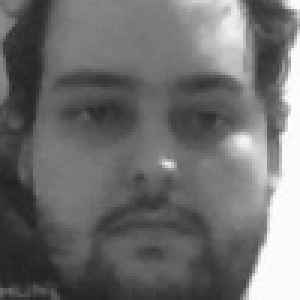
#> input picture Training Set/Alvaro/11.jpg, 100 x 100 px, given in place of the camera (shown 3 times larger)
$ python face_recognition.py
#> lines starting #> are read from the running program, lines starting #| are printed output that depends on the picture; after the words box and inside, x2 and y2 are one past the last pixel; in counts of white or black regions, pixels touching at a corner belong together
### manage_training_set.py
import os
import cv2
import platform

TRAINING_SET_DIR = 'Training Set'
USER_CSV_DIR = 'User CSV'
SEPARATOR = ';'
CASCADE_CLASSIFIER_DIR = 'Haar Cascade Classifier'
OUTPUT_WIDTH = 100
OUTPUT_HEIGHT = 100

def checkTrainingSetDir():
    print('\n Checking Training Set folder existence...')
    if os.path.isdir(TRAINING_SET_DIR):
        print(' Found Training Set folder')
        list = os.listdir(TRAINING_SET_DIR)
        if list:
            if len(list) == 1:
                print(' There is already 1 person in the training set')
                print(' User in the training set:', list[0], end='')
            else:
                print(' There are already', len(list), 'people in the training set')
                print(' Users in the training set:', list[0], end='')
                for user in list[1:]:
                    print(',', user, end='')
        else:
            print(' There is no users in the training set')
    else:
        print(' Folder not found. Making directory...')
        os.mkdir(TRAINING_SET_DIR)
        print(' Created Training Set folder')

def takeUserPhotos(user_path):
    # Try opening camera
    print('\n Checking camera existence...')
    if platform.system() == 'Windows':
        camera = cv2.VideoCapture(0, cv2.CAP_DSHOW)
    else:
        camera = cv2.VideoCapture(0)

    if not camera.isOpened():
        print('\n Error: Could not open the camera')
        exit()
    print(' Successfully opened the camera')

    # Prepare pretrained classifier
    cascade_face_file = os.path.join(CASCADE_CLASSIFIER_DIR, 'haarcascade_frontalface_default.xml')
    face_cascade = cv2.CascadeClassifier(cascade_face_file)

    # Count before the photos caption
    print('\n A ammount of 100 photos will be taken in 10 seconds. Stay steady')
    count = 5
    while count != 0:
        print(' Prepare to take photos in %d...' % count)
        cv2.waitKey(1000)
        count -= 1

    # Photo caption
    while count < 100:
        # Take camera frame
        _, frame = camera.read()

        # Convert RGB color channels to gray
        gray_frame = cv2.cvtColor(frame, cv2.COLOR_BGR2GRAY)

        # Detect face in the frame
        faces = face_cascade.detectMultiScale(gray_frame)
        for face in faces:
            x, y, w, h = face
            cv2.rectangle(frame, (x, y), (x + w, y + h), (255,0,0), 2)
            face_image = gray_frame[y:y+h, x:x+w]
            face_image = cv2.resize(face_image, (OUTPUT_WIDTH, OUTPUT_HEIGHT))
            cv2.imwrite('%s.jpg' % os.path.join(user_path, str(count)), face_image)
        cv2.imshow('Taking photos...', frame)
        cv2.waitKey(100)
        count += 1
    print(' All photos taken. Destroying window')
    camera.release()
    cv2.destroyAllWindows()

# [21 lines left out: function generateCSVFile, not called in this run]

def manageTrainingSet():
    print('\n ### Managing the training set ### ')

    checkTrainingSetDir()

    name = input('\n\n Type the name of the person that you want to add to the training set of the classifier (0 to skip): ')
    while name != '0':
        user_path = os.path.join(TRAINING_SET_DIR, name)
        if os.path.isdir(user_path):
            print('\n Person already in the training set')
            decision = input(' Do you want to retake the photos (y/n): ')
            while decision != 'y' and decision != 'n':
                decision = input(' Type a valid option. Do you want to retake the photos (y/n): ')
            if decision == 'y':
                takeUserPhotos(user_path)
        else:
            print('\n User does not exist in the database. Making directory...')
            os.mkdir(user_path)
            print(' Created ', name, ' folder in the training set\n')
            takeUserPhotos(user_path)

        name = input('\n Type the name of the person that you want to add to the training set of the classifier (0 to finish): ')

### face_recognition.py
import csv
import os
import platform
import cv2, numpy

import manage_training_set

def readCSVFiles(images, labels, user_name):
    print('\n Reading training set...')
    for (_, _, files) in os.walk(manage_training_set.USER_CSV_DIR):
        for file in files:
            print(' Reading %s...' % file)
            user_name.append(file.split(sep='.')[0])
            with open(os.path.join(manage_training_set.USER_CSV_DIR, file), newline='') as csvfile:
                reader = csv.reader(csvfile)
                for row in reader:
                    list = row[0].split(sep=';')
                    images.append(cv2.imread(list[0], 0))
                    labels.append(int(list[1]))
    print(' Successfully read training set...')

# Initialize application
print('\n### Face recognition: detecting known users ###')

# Managing training set
decision = input('\n Do you want to modify the training set? (y/n): ')
#> the answer given: y
while decision != 'y' and decision != 'n':
    decision = input(' Type a valid option. Do you want to modify the training set? (y/n): ')
if decision == 'y':
    manage_training_set.manageTrainingSet()
#> the answer given: Training Set/Alvaro/11.jpg
#> in takeUserPhotos, frame is the input picture: shape (100, 100, 3); min 34, max 255, mean 109.8
#> in takeUserPhotos, `faces = face_cascade.detectMultiScale(gray_frame)`: faces = [[7, 6, 87, 87]]
#> the loop in takeUserPhotos, `for face in faces:` made 1 pass
#> pass 1, in takeUserPhotos, `face_image = gray_frame[y:y+h, x:x+w]`:
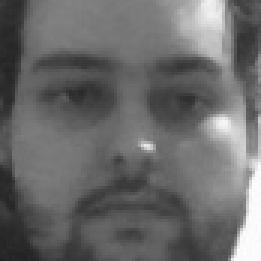
#> face_image: shape (87, 87) (shown 3 times larger); min 34, max 254, mean 105.8
#> after the loop in takeUserPhotos, `for face in faces:`:
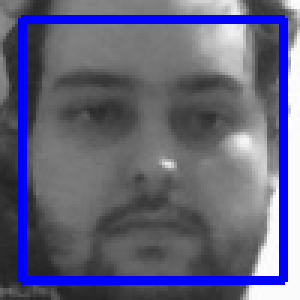
#> frame: shape (100, 100, 3) (shown 3 times larger); 10.4% of pixels changed, all inside (x1, y1, x2, y2) = (6, 5, 96, 95)

# Generate csv files for the training set users
manage_training_set.generateCSVFile()

images, labels, user_name = [], [], []
readCSVFiles(images, labels, user_name)

if len(user_name) == 1:
    print('\n Training set must have at least 2 users. Exitting application')
    exit()

# Converting lists to numpy.arrays
(images, labels) = [numpy.array(lis) for lis in [images, labels]]

# Training FisherFace model
print('\n Creating model to be trained...')
model = cv2.face.FisherFaceRecognizer_create()
print(' Training model with %s users...' % len(user_name))
model.train(images,labels)
print(' Successfully trained model')
model.setThreshold(1000)

# Open Haar cascade classifier for identifying face
cascade_face_file = os.path.join(manage_training_set.CASCADE_CLASSIFIER_DIR, 'haarcascade_frontalface_default.xml')
face_cascade = cv2.CascadeClassifier(cascade_face_file)

# Open camera
print('\n Trying to open camera')
if platform.system() == 'Windows':
    camera = cv2.VideoCapture(0, cv2.CAP_DSHOW)
else:
    camera = cv2.VideoCapture(0)
if not camera.isOpened():
    print('\n Error: Could not open the camera')
    exit()
print(' Successfully opened the camera')

print('\n Detect faces and predict users (Ctrl+C to stop)')
while True:
    # Take camera frame
    _, frame = camera.read()

    # Convert RGB color channels to gray
    gray_frame = cv2.cvtColor(frame, cv2.COLOR_BGR2GRAY)

    # Detect face in the frame
    faces = face_cascade.detectMultiScale(gray_frame)
    for face in faces:
        x, y, w, h = face
        cv2.rectangle(frame, (x, y), (x + w, y + h), (237,0,217), 2)
        face_image = gray_frame[y:y+h, x:x+w]
        face_image = cv2.resize(face_image, (manage_training_set.OUTPUT_WIDTH, manage_training_set.OUTPUT_HEIGHT))

        # Try recognizing the face
        prediction = model.predict(face_image)
        text_start_point = (x - 10, y -10)
        if(prediction[0] >= 0):
            cv2.putText(frame, 'User: ' + user_name[prediction[0]], text_start_point, cv2.FONT_HERSHEY_PLAIN, 1, (237,0,217))
        else:
            cv2.putText(frame, 'User: Unknown', text_start_point, cv2.FONT_HERSHEY_PLAIN, 1, (237,0,217))
    cv2.imshow('Face Recognition...', frame)
    cv2.waitKey(100)
